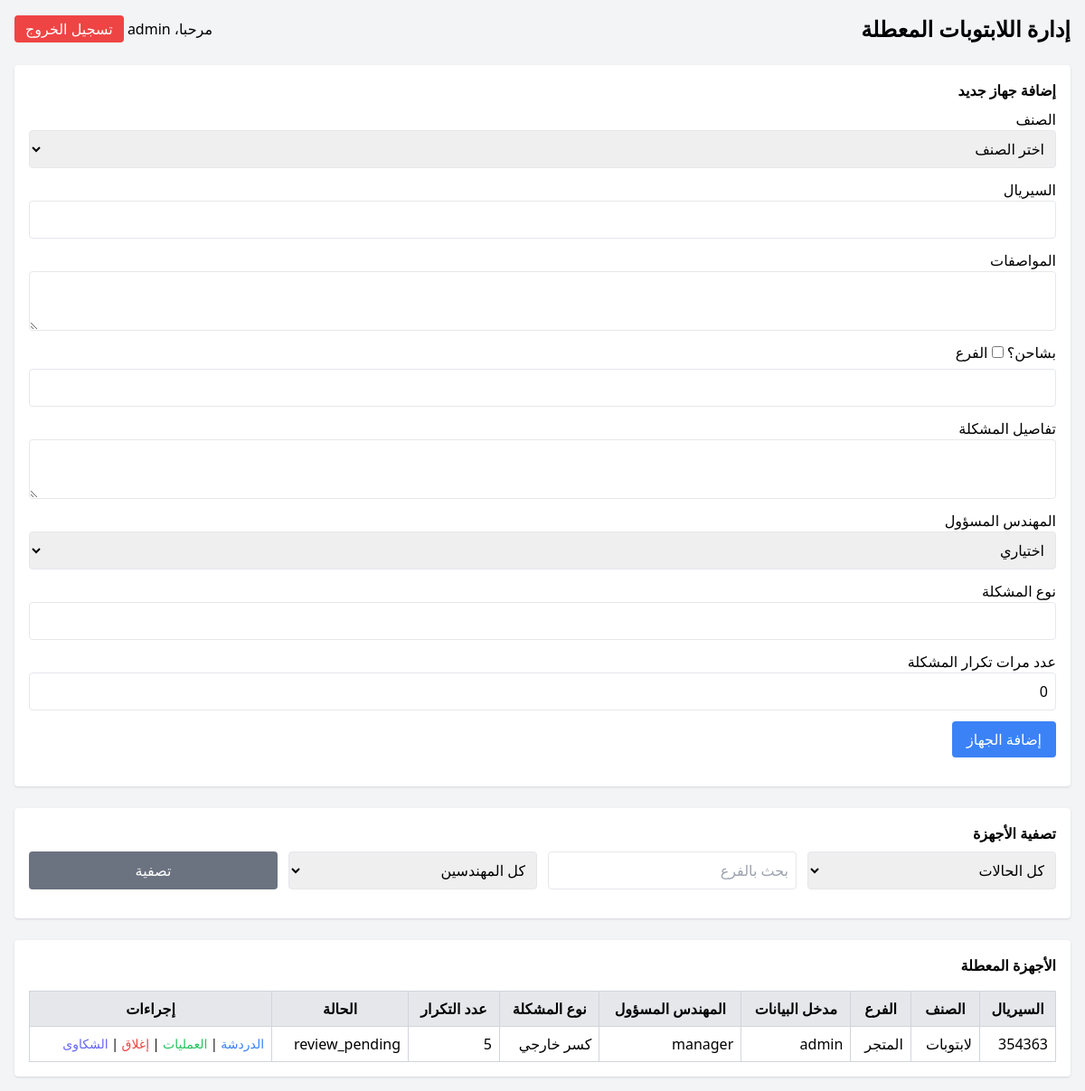
The page /broken_laptops.php (signed in) on the database its author committed.
### tables this page shows
CREATE TABLE `broken_laptops` (
  `laptop_id` int(11) NOT NULL,
  `category_id` int(11) NOT NULL,
  `device_category_number` varchar(100) DEFAULT NULL,
  `serial_number` varchar(100) NOT NULL,
  `specs` text DEFAULT NULL,
  `with_charger` tinyint(1) DEFAULT 0,
  `problems_count` int(11) DEFAULT 0,
  `branch_name` varchar(100) DEFAULT NULL,
  `problem_details` text DEFAULT NULL,
  `entered_by_user_id` int(11) DEFAULT NULL,
  `assigned_user_id` int(11) DEFAULT NULL,
  `problem_type` varchar(100) DEFAULT NULL,
  `transfer_ref` varchar(100) DEFAULT NULL,
  `status` varchar(50) DEFAULT NULL,
  `repeat_problem_count` int(11) DEFAULT 0
);

CREATE TABLE `categories` (
  `category_id` int(11) NOT NULL,
  `category_name` varchar(100) NOT NULL
);

CREATE TABLE `users` (
  `user_id` int(11) NOT NULL,
  `username` varchar(100) NOT NULL,
  `password` varchar(100) NOT NULL,
  `permissions` varchar(100) NOT NULL
);

### broken_laptops.php (the view, shortened to what this page needs)
<?php
require 'db.php';
$username = $_SESSION['username'];
$filter_branch = $_GET['branch'] ?? '';
$query = "SELECT b.*, u1.username AS entered_by, u2.username AS assigned_to, c.category_name
          FROM broken_laptops b
          LEFT JOIN users u1 ON b.entered_by_user_id=u1.user_id
          LEFT JOIN users u2 ON b.assigned_user_id=u2.user_id
          LEFT JOIN categories c ON b.category_id=c.category_id
          WHERE 1";
$params = [];
$query .= " ORDER BY b.laptop_id DESC";
$stmt = $pdo->prepare($query);
$stmt->execute($params);
$laptops = $stmt->fetchAll();
?>
<!DOCTYPE html>
<html lang="ar">
<head>
<script src="https://cdn.tailwindcss.com"></script>
</head>
<body class="bg-gray-100 min-h-screen p-4">
<div class="max-w-7xl mx-auto">
    <header class="mb-6 flex justify-between items-center">
        <h1 class="text-2xl font-bold">إدارة اللابتوبات المعطلة</h1>
        <div>
            <span class="mr-4">مرحبا، <?= htmlspecialchars($username) ?></span>
            <a href="logout.php" class="bg-red-500 text-white px-3 py-1 rounded">تسجيل الخروج</a>
        </div>
    </header>
    <div class="bg-white p-4 rounded shadow mb-6">
        <h2 class="font-bold mb-2">إضافة جهاز جديد</h2>
        <form method="POST">
            <label>الصنف</label>
            <select name="category_id" class="w-full p-2 border rounded mb-3" required>
                <option value="">اختر الصنف</option>
            </select>
            <label>السيريال</label>
            <input type="text" name="serial_number" class="w-full p-2 border rounded mb-3" required>
            <label>المواصفات</label>
            <textarea name="specs" class="w-full p-2 border rounded mb-3"></textarea>
            <label>بشاحن؟</label>
            <input type="checkbox" name="with_charger" class="mb-3">
            <label>الفرع</label>
            <input type="text" name="branch_name" class="w-full p-2 border rounded mb-3" required>
            <label>تفاصيل المشكلة</label>
            <textarea name="problem_details" class="w-full p-2 border rounded mb-3" required></textarea>
            <label>المهندس المسؤول</label>
            <select name="assigned_user_id" class="w-full p-2 border rounded mb-3">
                <option value="">اختياري</option>
            </select>
            <label>نوع المشكلة</label>
            <input type="text" name="problem_type" class="w-full p-2 border rounded mb-3">
            <label>عدد مرات تكرار المشكلة</label>
            <input type="number" name="repeat_problem_count" class="w-full p-2 border rounded mb-3" value="0">
            <button type="submit" class="bg-blue-500 text-white px-4 py-2 rounded">إضافة الجهاز</button>
        </form>
    </div>
    <div class="bg-white p-4 rounded shadow mb-6">
        <h2 class="font-bold mb-2">تصفية الأجهزة</h2>
        <form method="GET" class="grid grid-cols-1 md:grid-cols-4 gap-3">
            <select name="status" class="p-2 border rounded">
                <option value="">كل الحالات</option>
            </select>
            <input type="text" name="branch" placeholder="بحث بالفرع" class="p-2 border rounded" value="<?= htmlspecialchars($filter_branch) ?>">
            <select name="assigned" class="p-2 border rounded">
                <option value="">كل المهندسين</option>
            </select>
            <button type="submit" class="bg-gray-500 text-white px-4 py-2 rounded">تصفية</button>
        </form>
    </div>
    <div class="bg-white p-4 rounded shadow">
        <h2 class="font-bold mb-4">الأجهزة المعطلة</h2>
        <?php if(count($laptops) === 0): ?>
            <p>لا توجد أجهزة.</p>
        <?php else: ?>
            <table class="w-full table-auto border-collapse border border-gray-300">
                <thead>
                    <tr class="bg-gray-200">
                        <th class="border border-gray-300 p-2">السيريال</th>
                        <th class="border border-gray-300 p-2">الصنف</th>
                        <th class="border border-gray-300 p-2">الفرع</th>
                        <th class="border border-gray-300 p-2">مدخل البيانات</th>
                        <th class="border border-gray-300 p-2">المهندس المسؤول</th>
                        <th class="border border-gray-300 p-2">نوع المشكلة</th>
                        <th class="border border-gray-300 p-2">عدد التكرار</th>
                        <th class="border border-gray-300 p-2">الحالة</th>
                        <th class="border border-gray-300 p-2">إجراءات</th>
                    </tr>
                </thead>
                <tbody>
                    <?php foreach($laptops as $lap): ?>
                        <tr>
                            <td class="border border-gray-300 p-2"><?= htmlspecialchars($lap['serial_number']) ?></td>
                            <td class="border border-gray-300 p-2"><?= htmlspecialchars($lap['category_name']) ?></td>
                            <td class="border border-gray-300 p-2"><?= htmlspecialchars($lap['branch_name']) ?></td>
                            <td class="border border-gray-300 p-2"><?= htmlspecialchars($lap['entered_by']) ?></td>
                            <td class="border border-gray-300 p-2"><?= htmlspecialchars($lap['assigned_to']) ?></td>
                            <td class="border border-gray-300 p-2"><?= htmlspecialchars($lap['problem_type']) ?></td>
                            <td class="border border-gray-300 p-2"><?= htmlspecialchars($lap['repeat_problem_count']) ?></td>
                            <td class="border border-gray-300 p-2"><?= htmlspecialchars($lap['status'] ?? 'تحت الإصلاح') ?></td>
                            <td class="border border-gray-300 p-2 text-sm">
                                <a href="laptop_chat.php?laptop_id=<?= $lap['laptop_id'] ?>" class="text-blue-500 hover:underline">الدردشة</a> |
                                <a href="operations.php?laptop_id=<?= $lap['laptop_id'] ?>" class="text-green-500 hover:underline">العمليات</a> |
                                <a href="locks.php?laptop_id=<?= $lap['laptop_id'] ?>" class="text-red-500 hover:underline">إغلاق</a> |
                                <a href="complaints.php?laptop_id=<?= $lap['laptop_id'] ?>" class="text-indigo-500 hover:underline">الشكاوى</a>
                            </td>
                        </tr>
                    <?php endforeach; ?>
                </tbody>
            </table>
        <?php endif; ?>
    </div>
</div>
</body>
</html>

### rows shown on the page
broken_laptops: serial_number "354363", category.category_name "لابتوبات", branch_name "المتجر", entered_by_user.username "admin", assigned_user.username "manager", problem_type "كسر خارجي", repeat_problem_count "5", status "review_pending"

### other values the page prints
$username "admin"
